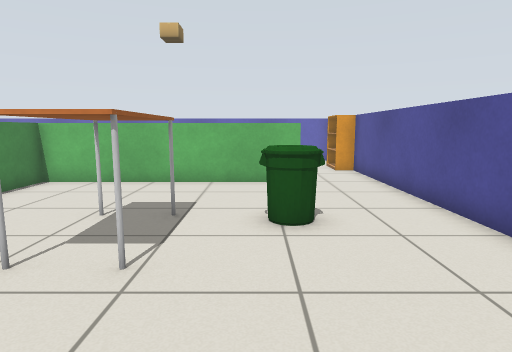
[1] (above)

16 first-person views from a walk through a Gazebo world. The camera is 0.9 m above the floor, tilts 8° down and sees 75° across. The floor is counted in squares, 0.5 m on a side. Each view is taken from the middle of a square. On the plan, view 1 faces up. The plan holds only what a view shows up to about 17 squares ahead; the rest is blank. Simple patterns stand in for the simulator's built-in surfaces.

[2]
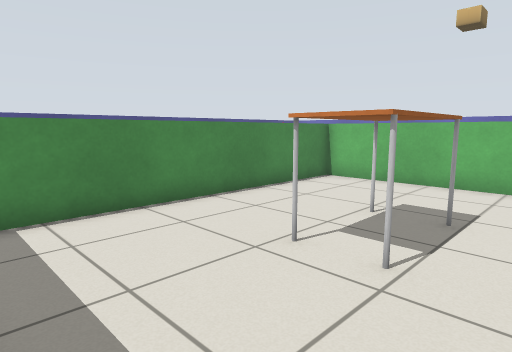

[3]
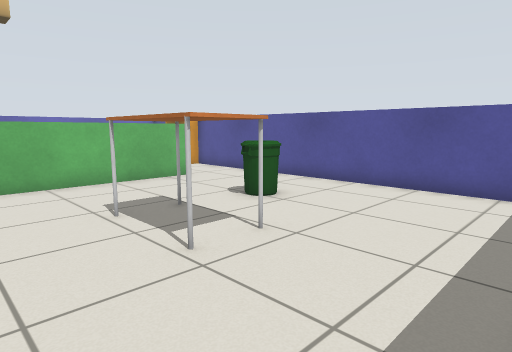

[4]
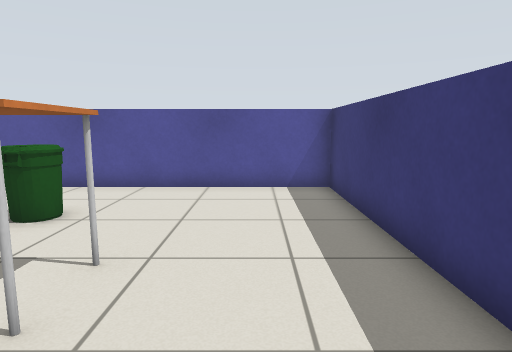

[5]
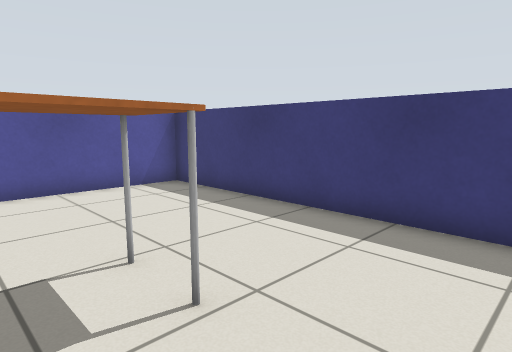

[6]
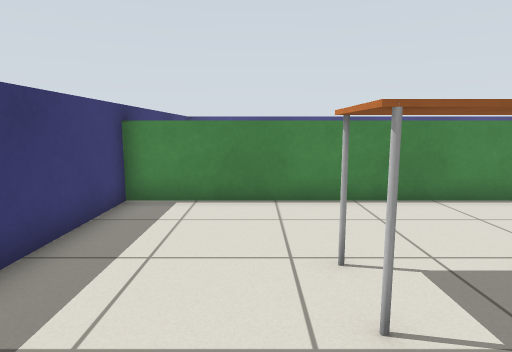

[7]
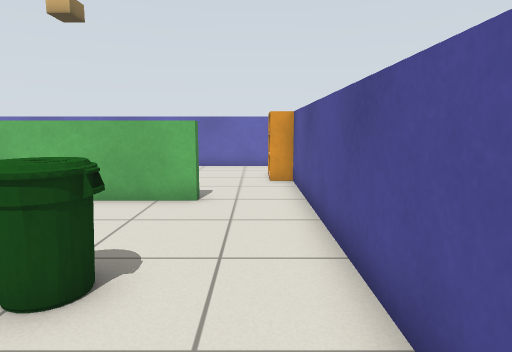

[8]
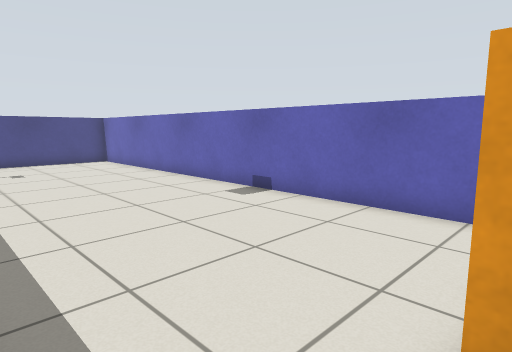

[9]
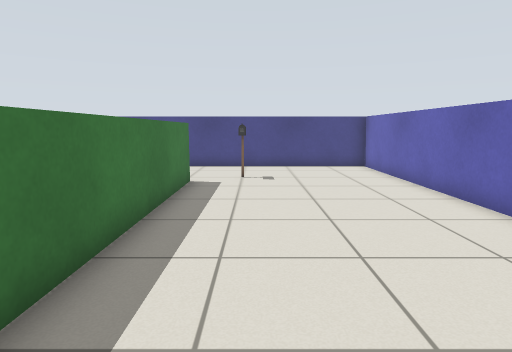

[10]
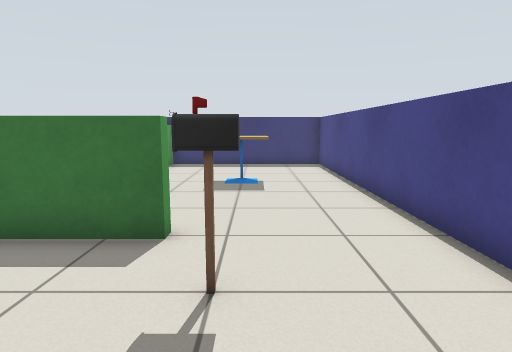

[11]
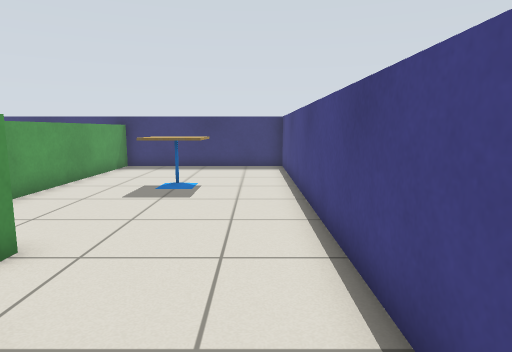

[12]
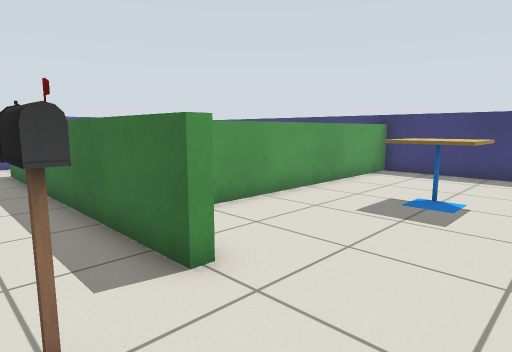

[13]
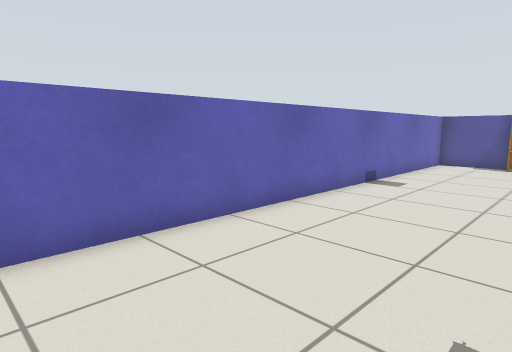

[14]
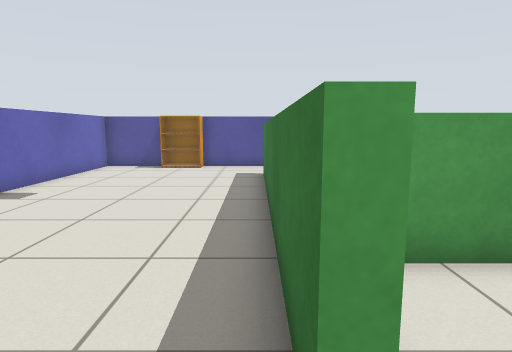

[15]
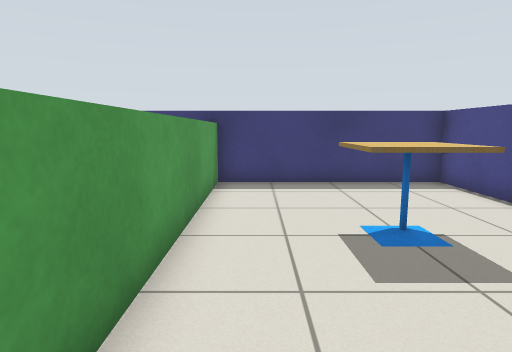

[16]
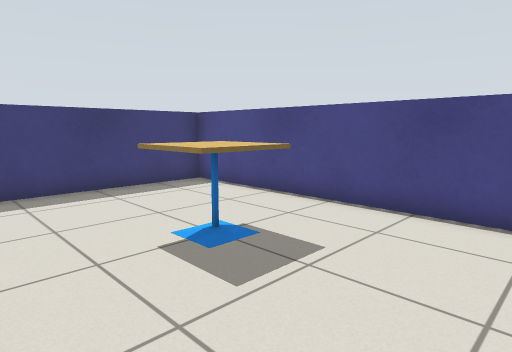

### Floor plan
Points are (right, up) in squares from view 1. A wall is a line through its corners. A room is listed if a view was taken in it or the views show most of it. See-through windows are left out.
Room 1 (views 1, 2, 3, 4, 5, 6, 7, 8)
walls: (1.5, 11.3) (-7.3, 11.3) (-7.3, -0.4); (-7.1, -0.3) (4.3, -0.3) (4.3, 12.5)
low walls: (1.5, 11.7) (1.5, 11.3)
ways out: opening at (3, 12) to room 2
objects: table (-3, 4) to (-2, 7); bin (0, 6) to (1, 7)
Room 2 (views 9, 10, 11, 12, 13, 14, 15, 16)
walls: (-10.5, 11.2) (-10.5, 11.7) (1.5, 11.7); (-7.7, -0.4) (-7.7, 10); (4.3, 12.5) (4.3, 14.2); (4.3, 16.6) (4.3, 19.3) (-15.3, 19.3) (-15.3, -0.3) (-7.1, -0.3)
ways out: opening at (3, 12) to room 1
objects: cafe table (-12, 5) to (-11, 6); postbox (-12, 14) to (-11, 14); bookshelf (4, 15) to (4, 16)

Positions as (right, up) in squares from view 1, and headings:
1: (0, 0), facing up
2: (0, 0), facing up-left
3: (-6, 0), facing up-right
4: (-6, 2), facing right
5: (-6, 6), facing down-right
6: (1, 3), facing left
7: (3, 3), facing up
8: (4, 12), facing up-left
9: (1, 14), facing left
10: (-12, 17), facing down
11: (-14, 16), facing down
12: (-14, 14), facing down-right
13: (-14, 14), facing up-right
14: (-12, 12), facing right
15: (-9, 11), facing down
16: (-8, 10), facing down-left
